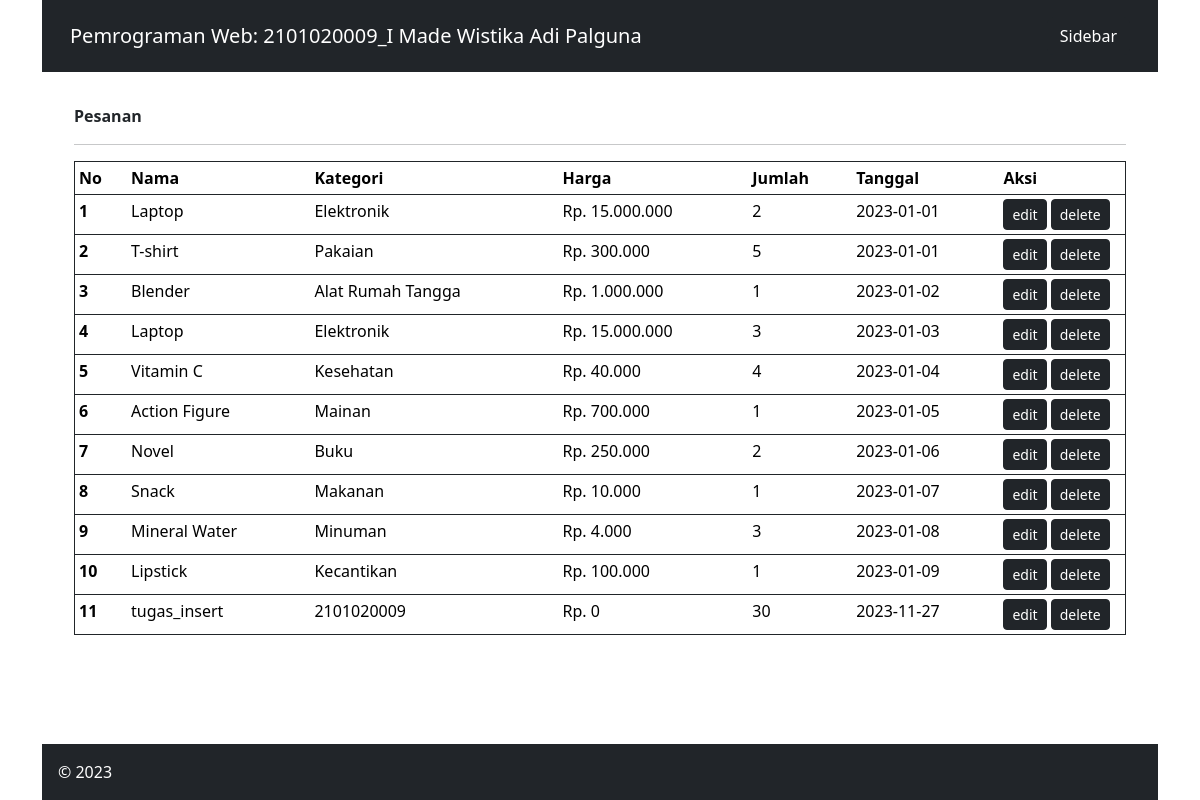
Page /admin/index.php?page=pesanan on the committed database.
### tables this page shows
CREATE TABLE `detailpesanan` (
  `id_detailpesanan` int(11) NOT NULL,
  `jumlah` int(11) NOT NULL,
  `id_produk` int(11) NOT NULL,
  `id_pesanan` int(11) NOT NULL
);

CREATE TABLE `produk` (
  `id_produk` int(11) NOT NULL,
  `nama_produk` varchar(255) NOT NULL,
  `harga` int(11) NOT NULL,
  `gambar` varchar(255) NOT NULL,
  `id_kategori` int(11) NOT NULL
);

CREATE TABLE `kategori` (
  `id_kategori` int(11) NOT NULL,
  `nama_kategori` varchar(255) NOT NULL
);

CREATE TABLE `pesanan` (
  `id_pesanan` int(11) NOT NULL,
  `tanggal_pesanan` date NOT NULL
);

### admin/pesanan.php (the view)
<div class="row justify-content-between">
	<div class="col-10"><b>Pesanan </b></div>
</div>
<hr>
<table class="table table-sm border border-dark">
	<thead class="thead-dark">
		<tr>
			<th scope="col" width="5%">No</th>
			<th scope="col">Nama</th>
			<th scope="col">Kategori</th>
			<th scope="col">Harga</th>
			<th scope="col">Jumlah</th>
			<th scope="col">Tanggal</th>
			<th scope="col" width="12%">Aksi</th>
		</tr>
	</thead>
	<tbody>
		<?php
		$que   	= "SELECT * FROM detailpesanan JOIN pesanan ON pesanan.id_pesanan = detailpesanan.id_pesanan JOIN produk ON produk.id_produk = detailpesanan.id_produk JOIN kategori ON kategori.id_kategori = produk.id_kategori";
		$select = mysqli_query($con,$que);
		while($data= mysqli_fetch_array($select)){
			?>
			<tr>
				<th scope="row"><?php echo $data['id_detailpesanan']; ?></th>
				<td><?php echo $data['nama_produk']; ?></td>
				<td><?php echo $data['nama_kategori']; ?></td>
				<td>
					<?php
					$uang = $data['harga'];
					$uang_format = number_format($uang, 0, ',', '.');
					echo "Rp. " . $uang_format;
					?>
				</td>
				<td><?php echo $data['jumlah']; ?></td>
				<td><?php echo $data['tanggal_pesanan']; ?></td>
				<td>
					<button class="btn btn-dark btn-sm" type="button">edit</button>
					<a href="index.php?page=pesanan-del&id=<?php echo $data['id_pesanan']; ?>"><button class="btn btn-dark btn-sm" type="button">delete</button></a>
				</td>
			</tr>
		<?php } ?>
	</tbody>
</table>

### admin/index.php (style rules this page uses)
html, body { height: 100%; }

### rows in the picture
detailpesanan: id_detailpesanan "1", id_produk.nama_produk "Laptop", kategori.nama_kategori "Elektronik", id_produk.harga "15.000.000", jumlah "2", id_pesanan.tanggal_pesanan "2023-01-01"
detailpesanan: id_detailpesanan "2", id_produk.nama_produk "T-shirt", kategori.nama_kategori "Pakaian", id_produk.harga "300.000", jumlah "5", id_pesanan.tanggal_pesanan "2023-01-01"
detailpesanan: id_detailpesanan "3", id_produk.nama_produk "Blender", kategori.nama_kategori "Alat Rumah Tangga", id_produk.harga "1.000.000", jumlah "1", id_pesanan.tanggal_pesanan "2023-01-02"
detailpesanan: id_detailpesanan "4", id_produk.nama_produk "Laptop", kategori.nama_kategori "Elektronik", id_produk.harga "15.000.000", jumlah "3", id_pesanan.tanggal_pesanan "2023-01-03"
detailpesanan: id_detailpesanan "5", id_produk.nama_produk "Vitamin C", kategori.nama_kategori "Kesehatan", id_produk.harga "40.000", jumlah "4", id_pesanan.tanggal_pesanan "2023-01-04"
detailpesanan: id_detailpesanan "6", id_produk.nama_produk "Action Figure", kategori.nama_kategori "Mainan", id_produk.harga "700.000", jumlah "1", id_pesanan.tanggal_pesanan "2023-01-05"
detailpesanan: id_detailpesanan "7", id_produk.nama_produk "Novel", kategori.nama_kategori "Buku", id_produk.harga "250.000", jumlah "2", id_pesanan.tanggal_pesanan "2023-01-06"
detailpesanan: id_detailpesanan "8", id_produk.nama_produk "Snack", kategori.nama_kategori "Makanan", id_produk.harga "10.000", jumlah "1", id_pesanan.tanggal_pesanan "2023-01-07"
detailpesanan: id_detailpesanan "9", id_produk.nama_produk "Mineral Water", kategori.nama_kategori "Minuman", id_produk.harga "4.000", jumlah "3", id_pesanan.tanggal_pesanan "2023-01-08"
detailpesanan: id_detailpesanan "10", id_produk.nama_produk "Lipstick", kategori.nama_kategori "Kecantikan", id_produk.harga "100.000", jumlah "1", id_pesanan.tanggal_pesanan "2023-01-09"
detailpesanan: id_detailpesanan "11", id_produk.nama_produk "tugas_insert", kategori.nama_kategori "2101020009", id_produk.harga "0", jumlah "30", id_pesanan.tanggal_pesanan "2023-11-27"
